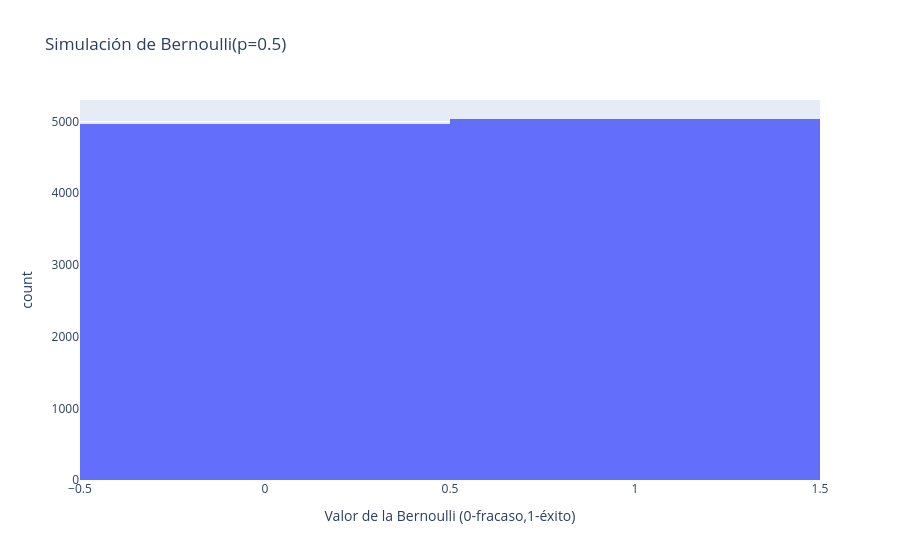

The notebook cell this image was saved under:
### Code cell
px.histogram(numer, 
             x= numer,
             nbins=2, 
             title="Simulación de Bernoulli(p=0.5)", 
             labels={'x': 'Valor de la Bernoulli (0-fracaso,1-éxito)'})

### Figure 1 — Plotly figure (JSON) as saved in the notebook; plotly's stock layout.template omitted (floating-point values rounded to 4 significant figures; data arrays with more than 128 entries replaced by an {"elided": "..."} marker saying what was removed)
{"data": [{"bingroup": "x", "hovertemplate": "Valor de la Bernoulli (0-fracaso,1-éxito)=%{x}<br>count=%{y}<extra></extra>", "legendgroup": "", "marker": {"color": "#636efa", "pattern": {"shape": ""}}, "name": "", "nbinsx": 2, "orientation": "v", "showlegend": false, "type": "histogram", "x": {"elided": "10000 int values"}, "xaxis": "x", "yaxis": "y"}], "layout": {"barmode": "relative", "legend": {"tracegroupgap": 0}, "title": {"text": "Simulación de Bernoulli(p=0.5)"}, "xaxis": {"anchor": "y", "domain": [0, 1], "title": {"text": "Valor de la Bernoulli (0-fracaso,1-éxito)"}}, "yaxis": {"anchor": "x", "domain": [0, 1], "title": {"text": "count"}}}}
